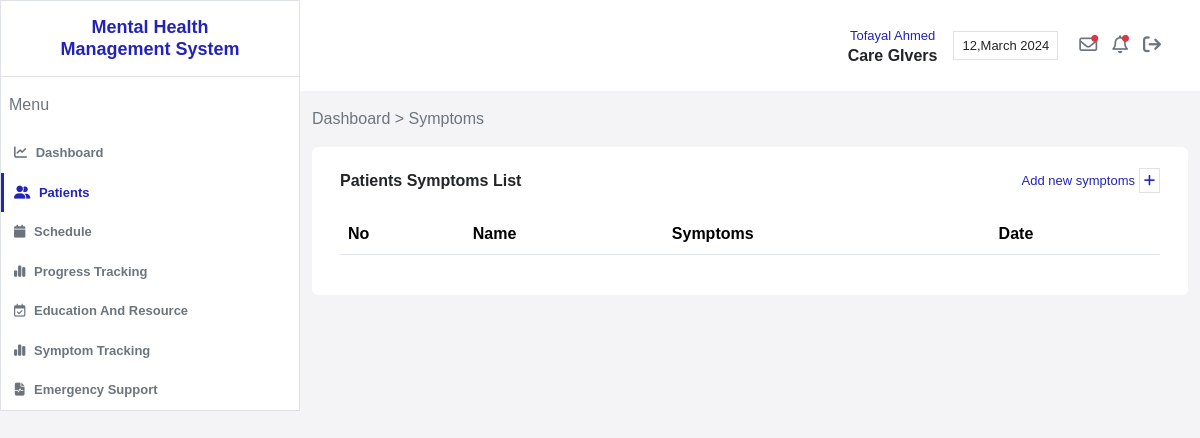
Before: /view/care_giver/symptoms_tracking_behaviour.php (signed in) with the older database file.
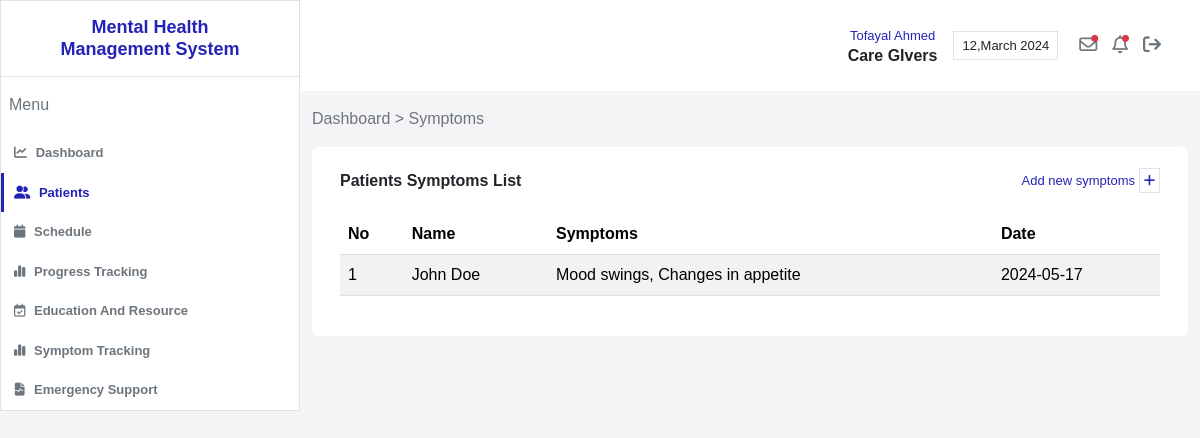
After: the same page with the newer database file.
### tables this page shows
CREATE TABLE `symptom_track` (
  `id` int(50) NOT NULL,
  `name` varchar(255) NOT NULL,
  `symptoms` varchar(255) NOT NULL,
  `date` varchar(50) NOT NULL,
  `patient_id` int(50) NOT NULL,
  `care_giver_id` int(255) NOT NULL
);

### routes.php (called while the page is built, shortened)
<?php
$routes = [
    '/' => '/Mental_Health_Management_System/',
    'INDEX' => '/Mental_Health_Management_System/index.php',
    'login' => '/Mental_Health_Management_System/view/login.php',
    'signup_decider' => '/Mental_Health_Management_System/view/signup_decider.php',
    'care_giver_signup' => '/Mental_Health_Management_System/view/care_giver/signup.php',
    'care_giver_dashboard' => '/Mental_Health_Management_System/view/care_giver/dashboard.php',
    'care_giver_emergency_support' => '/Mental_Health_Management_System/view/care_giver/emergency_support.php',
    'care_givers_patients' => '/Mental_Health_Management_System/view/care_giver/patients.php',
    'care_giver_progress_tracking' => '/Mental_Health_Management_System/view/care_giver/progress_tracking.php',
    'care_giver_symptoms_tracking_behaviour' => '/Mental_Health_Management_System/view/care_giver/symptoms_tracking_behaviour.php',
    'care_giver_schedule_page' => '/Mental_Health_Management_System/YOUR_PAGE_HERE',
    'care_giver_education_and_resource' => '/Mental_Health_Management_System/YOUR_PAGE_HERE',
];
$backend_routes = [
    'login_controller' => '/Mental_Health_Management_System/controller/loginController.php',
    'logout_controller' => '/Mental_Health_Management_System/controller/logoutController.php',
    'care_giver_signup_controller' => '/Mental_Health_Management_System/controller/care_giver/signupController.php',
    'care_giver_add_a_patient_controller' => '/Mental_Health_Management_System/controller/care_giver/patients/add_a_patientController.php',
    'care_giver_delete_patient_controller' => '/Mental_Health_Management_System/controller/care_giver/patients/delete_patientsController.php',
    'care_giver_edit_patient_controller' => '/Mental_Health_Management_System/controller/care_giver/patients/edit_patientController.php',
    'care_giver_add_a_schedule_controller' => '/Mental_Health_Management_System/controller/care_giver/patients/edit_patientController.php',
    'care_giver_delete_a_schedule_controller' => '/Mental_Health_Management_System/controller/care_giver/schedule/delete_scheduleController.php',
    'care_giver_add_progress_controller' => '/Mental_Health_Management_System/controller/care_giver/add_progressController.php',
    'care_giver_add_symptoms_tracking_controller' => '/Mental_Health_Management_System/controller/care_giver/add_symptoms_trackingController.php',
];
?>

### model/symptom_trackRepo.php (called while the page is built, shortened)
<?php
function findAllSymptomsTrackForAllPatients()
{
    $conn = db_conn();
    $selectQuery = 'SELECT * FROM `symptom_track`';
    try {
        $result = $conn->query($selectQuery);
        $rows = array();
        while ($row = $result->fetch_assoc()) {
            $rows[] = $row;
        }
        return $rows;
    } catch (Exception $e) {
        echo 'symptom_trackRepo Error = ' . $e->getMessage();
        return null;
    } finally {
        $conn->close();
    }
}

### view/care_giver/symptoms_tracking_behaviour.php (the view, shortened to what this page needs)
<?php
require '../../routes.php';
require '../../model/symptom_trackRepo.php';
$Dashboard_Page = $routes['care_giver_dashboard'];
$Patients_Page = $routes['care_givers_patients'];
$Schedule_Page = $routes['care_giver_schedule_page'];
$Progress_Tracking_Page = $routes['care_giver_progress_tracking'];
$Education_And_Resources_Page = $routes['care_giver_education_and_resource'];
$Symptoms_Tracking_Page = $routes['care_giver_symptoms_tracking_behaviour'];
$Emergency_Support = $routes['care_giver_emergency_support'];
$Logout_Controller = $backend_routes['logout_controller'];
$care_giver_id = $_SESSION['user_id'];
?>
<!doctype html>
<html lang="en">
<head>
    <link rel="stylesheet" href="https://cdnjs.cloudflare.com/ajax/libs/font-awesome/6.5.2/css/all.min.css" />
    <link href="https://cdn.jsdelivr.net/npm/bootstrap@5.3.3/dist/css/bootstrap.min.css" rel="stylesheet">
    <link href="../../css/main.css" rel="stylesheet">
</head>
<body>
    <section class="dashboard-part ">
        <div class="row">
            <div class="col-xxl-2 col-xl-3 col-lg-3 p-0">
                <div class="sidebar-part border border d-flex align-items-start flex-column ">
                    <div class="s-title p-3 border border-top-0 border-end-0 border-start-0  w-100">
                        <h4 class="text-center cust-color1"><b>Mental Health<br> Management System</b></h4>
                    </div>
                    <div class="nav-box w-100">
                        <label class="px-2 p-3 text-secondary">Menu</label>
                        <ul class="nav navbar-nav text-secondary">
                            <li class="nav-item"><a href="<?php echo $Dashboard_Page; ?>" class=" nav-link "><i class="fa-solid fa-chart-line"></i> Dashboard</a></li>
                            <li class="nav-item"><a href="<?php echo $Patients_Page; ?>" class="active-sidebar-button nav-link"><i class="fa-solid fa-user-group"></i> Patients</a></li>
                            <li class="nav-item"><a href="<?php echo $Schedule_Page; ?>" class="nav-link"><i class="fa-solid fa-calendar"></i> Schedule</a></li>
                            <li class="nav-item"><a href="<?php echo $Progress_Tracking_Page; ?>" class=" nav-link"><i class="fa-solid fa-chart-simple"></i> Progress Tracking</a></li>
                            <li class="nav-item"><a href="<?php echo $Education_And_Resources_Page; ?>" class="nav-link"><i class="fa-regular fa-calendar-check"></i> Education And Resource</a></li>
                            <li class="nav-item"><a href="<?php echo $Symptoms_Tracking_Page; ?>" class="nav-link"><i class="fa-solid fa-chart-simple"></i> Symptom Tracking</a></li>
                            <li class="nav-item"><a href="<?php echo $Emergency_Support; ?>" class="nav-link"><i class="fa-solid fa-file-waveform"></i> Emergency Support</a></li>
                        </ul>
                    </div>
                </div>
            </div>
            <div class="col-xxl-10 col-xl-9 col-lg-9 p-0">
                <div class="dash-content ">
                    <div class="dash-header bg-white">
                        <div class=" d-flex justify-content-between">
                            <div class="right-box p-3">
                                <div class="d-flex justify-content-center align-items-center">
                                    <div class="mx-2 d-flex justify-content-center ">
                                        <div class="user-title-box text-center d-lg-block d-none">
                                            <label class="cust-color1">Tofayal Ahmed</label><br>
                                            <h6><b>Care GIvers</b></h6>
                                        </div>
                                    </div>
                                    <div class="mx-2">
                                        <div class="date border p-1 px-2 d-lg-block d-none">
                                            <label>12,March 2024</label>
                                        </div>
                                    </div>
                                    <div class="mx-2">
                                        <div class="icon-group">
                                            <a href="#" class="text-secondary "> <i class="fa-regular fa-envelope"></i> <i class="fa-solid fa-circle  notification-active"></i></a>
                                            <a href="#" class="text-secondary"> <i class="fa-regular fa-bell"></i> <i class="fa-solid fa-circle  notification-active"></i></a>
                                            <a href="<?php echo $Logout_Controller;?>" class="text-secondary"> <i class="fa-solid fa-arrow-right-from-bracket"></i></a>
                                        </div>
                                    </div>
                                </div>
                            </div>
                        </div>
                    </div>
                    <div class="dash-summery patinet-summery">
                        <div class="container-fluid mt-3">
                            <label class="text-secondary mb-3">Dashboard > Symptoms</label>
                            <div class="content-box rounded bg-white p-4 px-3">
                                <div class="overall-patient-ratio ">
                                    <div class="row">
                                        <div class="col-12 p-0">
                                            <div class="row">
                                                <div class="col-12 ">
                                                    <div class="d-flex justify-content-between pb-2">
                                                        <h6><b>Patients Symptoms List</b></h6>
                                                        <a href="#" class="cust-color1" data-bs-toggle="modal" data-bs-target="#addpatientsModal">Add new symptoms <span class="border p-1"><i class="fa-solid fa-plus"></i></span></a>
                                                    </div>
                                                </div>
                                                <div class="col-12 mt-3">
                                                    <div class="table-container">
                                                        <table class="table table-striped">
                                                            <thead>
                                                                <tr>
                                                                    <th>No</th>
                                                                    <th>Name</th>
                                                                    <th>Symptoms</th>
                                                                    <th>Date</th>
                                                                </tr>
                                                            </thead>
                                                            <tbody id="symptoms-table-body">
                                                                <?php
                    $symptoms = findAllSymptomsTrackForAllPatients();
                    if ($symptoms) {
                        foreach ($symptoms as $index => $symptom) {
                            if($symptom['care_giver_id']== $care_giver_id){
                                echo "<tr>";
                                echo "<td>" . ($index + 1) . "</td>";
                                echo "<td>" . $symptom['name'] . "</td>";
                                echo "<td>" . $symptom['symptoms'] . "</td>";
                                echo "<td>" . $symptom['date'] . "</td>";
                                echo "</tr>";
                            }
                        }
                    } else {
                        echo "<tr><td colspan='4'>No symptoms found.</td></tr>";
                    }
                    ?>
                                                            </tbody>
                                                        </table>
                                                    </div>
                                                </div>
                                            </div>
                                        </div>
                                    </div>
                                </div>
                            </div>
                        </div>
                    </div>
                </div>
            </div>
        </div>
    </section>
</body>
</html>

### css/main.css (style rules this page uses)
html { scroll-behavior: smooth; }
a, a:hover { transition: .3s; text-decoration: none; cursor: pointer; }
h1, h2, h3, h4, h5, h6, address { margin: 0; padding: 0 }
p, lable, a { font-size: 13px; }
ol, ul { list-style: none }
a, h1, h2, h3, h4, h5, h6, ol, p, ul { margin: 0; padding: 0 }
:root { --web-color1: #2323B7; --web-color2: dodgerblue; --web-font-style1: Arial; --web-font-style2: 'Poppins', sans-serif; --web-font-style3: 'Varela Round', sans-serif; --web-font-style4: 'EB Garamond', serif; }
body, html { margin: 0; padding: 0; height: 100%; }
body { font-family: var(--web-font-style2); background: #F4F4F7; }
.row { margin: 0 !Important; }
.cust-color1 { color: var(--web-color1); }
.dashboard-part { height: 100%; }
.dashboard-part .sidebar-part { background: #FFFFFF; height: 100% ; }
.dashboard-part .sidebar-part .nav-box .nav .nav-item .nav-link { padding: 10px; transition: .3s; border-left-color: var(--web-color1); font-size: 13px; font-weight: bold; border-left: 3px solid transparent; }
.dashboard-part .sidebar-part .nav-box .nav .nav-item .nav-link i { margin-right: 5px; }
.active-sidebar-button, .dashboard-part .sidebar-part .nav-box .nav .nav-item .nav-link:hover { color: var(--web-color1); border-left: 3px solid var(--web-color1) !important; }
.dashboard-part .dash-header { font-size: 13px; background: #f9f9f9; padding: 10px; }
.dashboard-part .dash-header .right-box .icon-group a { position: relative; margin: 5px; }
.dashboard-part .dash-header .right-box .icon-group .notification-active { color: #dc3545; font-size: 7px; position: absolute; top: 0; right: 4px; }
.dashboard-part .dash-header .right-box .icon-group a { font-size: 18px; }
.dashboard-part .dash-content { height: 100%; }
.dashboard-part .dash-content .dash-summery { flex: 1; }
@media (max-width: 1200px) { .s-title h4 { font-size: 18px; } }

Changed rows visible on the page:
added symptom_track: name "John Doe", symptoms "Mood swings, Changes in appetite", date "2024-05-17"
